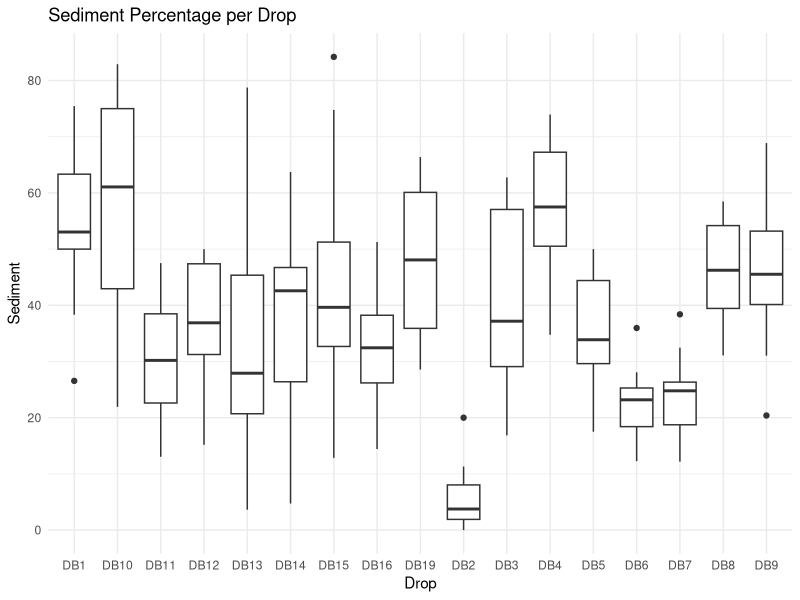

Generate this figure with R: (Note: this script raises an error after producing the figure.)

# Doubtless bay percent cover
################################

# Setting up data

## Set Working directory
setwd("C:/Users/yassy/OneDrive - Victoria University of Wellington - STAFF/PhD/Video_Analysis_Communities/DoubtlessBay")


## Load in data frame ##

library(readr)
db_df <- read.csv("DB_PercentCover.csv")


# CHECK rows add to 100

## Identify metadata and species columns
metadata_cols <- c("Image.ID", "Image.name", "Location", "Drop", "Depth", "Latitude", "Longitude", "Site", "Sediment_mean", "Sediment_cat")
species_cols <- setdiff(names(db_df), metadata_cols)

## Calculate row sums for percent cover columns
db_df$row_sum <- rowSums(db_df[species_cols], na.rm = TRUE)

## Check summary statistics for row sums
summary(db_df$row_sum)
View(db_df)

# Delete row_sum
library(dplyr)
db_df <- db_df %>% select(-row_sum)



# Remove "Other"

db_df_no_other <- db_df %>%
  select(-Other)

## Identify metadata columns
metadata_cols <- c("Image.ID", "Image.name", "Location", "Drop", "Depth", "Latitude", "Longitude", "Site", "Sediment_mean", "Sediment_cat")
## Identify species columns (excluding "Other")
species_cols <- setdiff(names(db_df_no_other), metadata_cols)

## Calculate the sum of percent cover for each image (excluding "Other")
db_df_no_other <- db_df_no_other %>%
  rowwise() %>%
  mutate(total_cover = sum(c_across(all_of(species_cols)), na.rm = TRUE)) %>%
  ungroup()

## Rescale each species column so the sum is 100% per image
db_df_final <- db_df_no_other %>%
  mutate(across(all_of(species_cols), ~ .x / total_cover * 100))


# CHECK rows add to 100

## Calculate the row sums of the species columns
db_df_final <- db_df_final %>%
  rowwise() %>%
  mutate(row_sum = sum(c_across(all_of(species_cols)), na.rm = TRUE)) %>%
  ungroup()

# Check the summary of row_sum
summary(db_df_final$row_sum)

# REMOVE row_sum and total_cover
db_df_final <- db_df_final %>% select(-row_sum, -total_cover)


## Split into categories

meta <- db_df_final[, 1:8]                      # Drop, Site, etc
groups <- db_df_final[, 9:ncol(db_df_final)]          # Groups of species


##########################################

# Investigation

#####
## Plot sediment % per site
#####

library(ggplot2)

ggplot(db_df_final, aes(x = Drop, y = Sediment)) + 
  geom_boxplot() + 
  theme_minimal() + 
  labs(title = "Sediment Percentage per Drop")



######
## PERMANOVA - sediment predictor of community composition
######

# Remove "Sediment"

db_df_no_sedi <- db_df_final %>%
  select(-Sediment)

## Identify metadata columns
metadata_cols <- c("Image.ID", "Image.name", "Location", "Drop", "Depth", "Latitude", "Longitude", "Site", "Sediment_mean", "Sediment_cat")
## Identify species columns (excluding "Other")
species_cols <- setdiff(names(db_df_no_sedi), metadata_cols)

## Calculate the sum of percent cover for each image (excluding "Other")
db_df_no_sedi <- db_df_no_sedi %>%
  rowwise() %>%
  mutate(total_cover = sum(c_across(all_of(species_cols)), na.rm = TRUE)) %>%
  ungroup()

## Rescale each species column so the sum is 100% per image
db_df_no_sedi_final <- db_df_no_sedi %>%
  mutate(across(all_of(species_cols), ~ .x / total_cover * 100))

# REMOVE and total_cover
db_df_no_sedi_final <- db_df_no_sedi_final %>% select(-total_cover)


no_sedi_nosed <- db_df_no_sedi_final %>%
  select(-c(1:8))  # Exclude sediment and metadata

sediment_vector <- db_df_final$Sediment

# No sediment - continuous sediment vector
set.seed(777)
adonis2(no_sedi_nosed ~ sediment_vector, method = "bray", permutations = 999)

# With sediment
adonis2(groups ~ sediment_vector, method = "bray", permutations = 999)

# Drop permanova
drop_vector <- db_df_final$Drop
adonis2(no_sedi_nosed ~ drop_vector, method = "bray", permutations = 999)

# Depth permanova
adonis2(no_sedi_nosed ~ db_df_final$Depth, method = "bray", permutations = 999)


# create sediment categories
db_df_final <- db_df_final %>%
  mutate(Sediment_cat_3 = cut(
    Sediment,
    breaks = c(-Inf, 33, 66, Inf),
    labels = c("Low", "Medium", "High"),
    right = FALSE
  ))



# Categorical sediment vector
adonis2(no_sedi_nosed ~ db_df_final$Sediment_cat_3, method = "bray", permutations = 999)

# Post-hoc SIMPER
simper_res <- simper(no_sedi_nosed, db_df_final$Sediment_cat_3)


#############################################


# Mean sediment cover per drop and add as new column
library(dplyr)



db_df_final <- db_df_final %>%
  group_by(Drop) %>%
  mutate(Sediment_mean = mean(Sediment, na.rm = TRUE)) %>%
  ungroup() %>%
  mutate(Sediment_cat = cut(
    Sediment_mean,
    breaks = c(-Inf, 10, 25, 50, 75, Inf),
    labels = c("0–10%", "10–25%", "25–50%", "50–75%", "75–100%"),
    right = FALSE
  ))


## add sediment data to end of the df that excludes sediment
db_df_no_sedi_final <- db_df_no_sedi_final %>% left_join(db_df_final %>% select(Image.ID, Sediment_mean, Sediment_cat), by = "Image.ID")








# NMDS


## NMDS Ordination 
library(vegan)

set.seed(777)
nmds <- metaMDS(no_sedi_nosed, distance = "bray")


## Extract scores and add metadata
nmds_scores <- as.data.frame(scores(nmds)$sites)
nmds_scores$Drop <- db_df_no_sedi_final$Drop
nmds_scores$Image.ID <- db_df_no_sedi_final$Image.ID
nmds_scores$Sediment_mean <- db_df_no_sedi_final$Sediment_mean
nmds_scores$Sediment <- db_df_no_sedi_final$Sediment
nmds_scores$Sediment_cat <- db_df_no_sedi_final$Sediment_cat



# 17 drops, alternating solid and hollow shapes
solid_shapes  <- c(16, 17, 15, 18, 8, 7, 9, 11, 13)
hollow_shapes <- c(1, 2, 0, 5, 4, 3, 10, 12, 14)
shape_values  <- c(rbind(solid_shapes, hollow_shapes))[1:17]  # Interleave, then truncate to 17

# Assign each drop a shape
drops <- sort(unique(nmds_scores$Drop))
shape_map <- data.frame(
  Drop = drops,
  shape = shape_values
)

nmds_scores <- dplyr::left_join(nmds_scores, shape_map, by = "Drop")

# Sediment vector

library(vegan)

# Fit Sediment as a continuous environmental vector
fit <- envfit(nmds, db_df_final$Sediment, permutations = 999)

# Extract vector scores and correlation (r)
vector_scores <- as.data.frame(scores(fit, display = "vectors"))
vector_scores$variable <- rownames(vector_scores)
vector_scores$r <- fit$vectors$r


library(ggplot2)

ggplot(nmds_scores, aes(x = NMDS1, y = NMDS2,
                        shape = factor(Drop),
                        colour = Sediment_cat)) +
  geom_point(size = 4, stroke = 1.5, show.legend = TRUE) +
  scale_shape_manual(values = shape_map$shape) +
  scale_colour_manual(values = c(
    "0–10%" = "#1b9e77", 
    "10–25%" = "#d95f02",
    "25–50%" = "#7570b3",
    "50–75%" = "#e7298a",
    "75–100%" = "#66a61e"
  )) +
  # Overlay vector
  geom_segment(
    data = vector_scores,
    aes(x = 0, y = 0, xend = NMDS1, yend = NMDS2),
    arrow = arrow(length = unit(0.3, "cm")),
    colour = "black",
    linewidth = 1.2,
    inherit.aes = FALSE
  ) +
  geom_text(
    data = vector_scores,
    aes(x = NMDS1, y = NMDS2, label = variable),
    colour = "black",
    vjust = -1,
    fontface = "bold",
    inherit.aes = FALSE
  ) +
  labs(shape = "ROV Drop", colour = "Sediment (%)") +
  theme_bw()



ggplot(nmds_scores, aes(x = NMDS1, y = NMDS2)) +
  geom_point(aes(shape = factor(Drop), colour = Sediment_mean), size = 4, stroke = 1.25) +
  scale_shape_manual(values = shape_map$shape) +
  scale_color_viridis(
    name = "Sediment (%)",
    option = "D",      # Try "D" or "plasma" for variation
    direction = -1     # Darker = higher sediment
  ) +
  theme_minimal() +
  labs(shape = "ROV Drop", colour = "Sediment (%)") + 
  # Overlay vector
  geom_segment(
    data = vector_scores,
    aes(x = 0, y = 0, xend = NMDS1, yend = NMDS2),
    arrow = arrow(length = unit(0.3, "cm")),
    colour = "black",
    linewidth = 1.2,
    inherit.aes = FALSE
  ) +
  geom_text(
    data = vector_scores,
    aes(x = NMDS1, y = NMDS2, label = variable),
    colour = "black",
    vjust = -1,
    fontface = "bold",
    inherit.aes = FALSE
  ) +
  theme(
    legend.position = "right",
    legend.title = element_text(size = 11),
    legend.text = element_text(size = 9)
  )







###############################


# Import major groups

group_df <- read.csv("To_Major_Cats.csv")
group_df <- group_df %>%
  mutate(Species = make.names(Species))


library(dplyr)
library(tidyr)


# Pivot to long format
cover_long <- db_df_final %>%
  pivot_longer(
    cols = -(c(Image.ID, Image.name, Location, Drop, Depth, Latitude, Longitude, Site, Sediment_mean, Sediment_cat, Sediment_cat_3)), # adjust as needed
    names_to = "Species",
    values_to = "PercentCover"
  )

# Add Group column
cover_long_grouped <- cover_long %>%
  left_join(group_df, by = "Species")

# Summarise percent cover by group for each image

group_summary <- cover_long_grouped %>%
  group_by(Image.ID, Group) %>%
  summarise(TotalPercentCover = sum(PercentCover, na.rm = TRUE), .groups = "drop")

metadata <- db_df_final %>%
  select(Image.ID, Image.name, Location, Drop, Depth, Latitude, Longitude, Site, Sediment_mean, Sediment_cat) %>%  # add/remove columns as needed
  distinct()

# FINAL GROUPED FRAME LONG
group_summary_long <- group_summary %>%
  left_join(metadata, by = "Image.ID")

# FINAL GROUPED FRAME WIDE
group_summary_wide <- group_summary_long %>%
  pivot_wider(names_from = Group, values_from = TotalPercentCover, values_fill = 0)


######## 

# Bar chart average abundance by major groups

library(dplyr)

## Calculate mean percent cover per group
group_means <- group_summary_long %>%
  group_by(Group) %>%
  summarise(MeanPercentCover = mean(TotalPercentCover, na.rm = TRUE))

## SE calculation
group_means <- group_summary_long %>%
  group_by(Group) %>%
  summarise(
    MeanPercentCover = mean(TotalPercentCover, na.rm = TRUE),
    SE = sd(TotalPercentCover, na.rm = TRUE) / sqrt(n()),
    .groups = "drop"
  )


## Bar plot overall abundance major groups
library(ggplot2)

ggplot(group_means, aes(x = reorder(Group, -MeanPercentCover), y = MeanPercentCover, fill = Group)) +
  geom_bar(stat = "identity") +
  geom_errorbar(aes(ymin = MeanPercentCover - SE, ymax = MeanPercentCover + SE), width = 0.2) +
  labs(x = NULL, y = "Abundance (% cover)") +
  theme_minimal() +
  theme(axis.text.x = element_text(angle = 45, hjust = 1))



#  Calculate mean percent cover per group per Drop
group_means_by_drop <- group_summary_long %>%
  group_by(Drop, Group) %>%
  summarise(MeanPercentCover = mean(TotalPercentCover, na.rm = TRUE), .groups = "drop")

library(tidytext)

group_means_by_drop <- group_means_by_drop %>%
  mutate(Drop_ordered = reorder_within(Drop, MeanPercentCover, Group))

group_means_by_drop <- group_summary_long %>%
  group_by(Drop, Group) %>%
  summarise(
    MeanPercentCover = mean(TotalPercentCover, na.rm = TRUE),
    SE = sd(TotalPercentCover, na.rm = TRUE) / sqrt(n()),
    .groups = "drop"
  )



ggplot(group_means_by_drop, aes(x = reorder(Group, -MeanPercentCover), y = MeanPercentCover, fill = Group)) +
  geom_bar(stat = "identity") +
  geom_errorbar(aes(ymin = MeanPercentCover - SE, ymax = MeanPercentCover + SE), width = 0.2) +
  facet_wrap(~ Drop, nrow = 4, ncol= 5) +  # One wide row of panes, one per Drop
  labs(x = NULL, y = "Abundance (% cover)") +
  theme_minimal() +
  theme(axis.text.x = element_blank(), axis.ticks.x = element_blank(), legend.position = "bottom", legend.direction = "horizontal")



# NMDS

groups_major <- group_summary_wide[, 11:ncol(group_summary_wide)]

## NMDS Ordination 
library(vegan)
nmds <- metaMDS(groups_major, distance = "bray")


## Extract scores and add metadata
nmds_scores <- as.data.frame(scores(nmds)$sites)
nmds_scores$Drop <- group_summary_wide$Drop
nmds_scores$Sediment_cat <- group_summary_wide$Sediment_cat


# Example: 17 drops, alternating solid and hollow shapes
solid_shapes  <- c(16, 17, 15, 18, 8, 7, 9, 11, 13)
hollow_shapes <- c(1, 2, 0, 5, 4, 3, 10, 12, 14)
shape_values  <- c(rbind(solid_shapes, hollow_shapes))[1:17]  # Interleave, then truncate to 17

# Assign each drop a shape
drops <- sort(unique(nmds_scores$Drop))
shape_map <- data.frame(
  Drop = drops,
  shape = shape_values
)

nmds_scores <- dplyr::left_join(nmds_scores, shape_map, by = "Drop")

# Sediment vector

library(vegan)

# Fit Sediment as a continuous environmental vector
fit <- envfit(nmds, group_summary_wide$Sediment, permutations = 999)

# Extract vector scores and correlation (r)
vector_scores <- as.data.frame(scores(fit, display = "vectors"))
vector_scores$variable <- rownames(vector_scores)
vector_scores$r <- fit$vectors$r




library(ggplot2)

ggplot(nmds_scores, aes(x = NMDS1, y = NMDS2,
                        shape = factor(Drop),
                        colour = Sediment_cat)) +
  geom_point(size = 4, stroke = 1.5, show.legend = TRUE) +
  scale_shape_manual(values = shape_map$shape) +
  scale_colour_manual(values = c(
    "0–10%" = "#1b9e77", 
    "10–25%" = "#d95f02",
    "25–50%" = "#7570b3",
    "50–75%" = "#e7298a",
    "75–100%" = "#66a61e"
  )) +
  # Overlay vector if present
  geom_segment(
    data = vector_scores,
    aes(x = 0, y = 0, xend = NMDS1, yend = NMDS2),
    arrow = arrow(length = unit(0.3, "cm")),
    colour = "black",
    linewidth = 1.2,
    inherit.aes = FALSE
  ) +
  geom_text(
    data = vector_scores,
    aes(x = NMDS1, y = NMDS2, label = variable),
    colour = "black",
    vjust = -1,
    fontface = "bold",
    inherit.aes = FALSE
  ) +
  labs(shape = "ROV Drop", colour = "Sediment (%)") +
  theme_bw()
